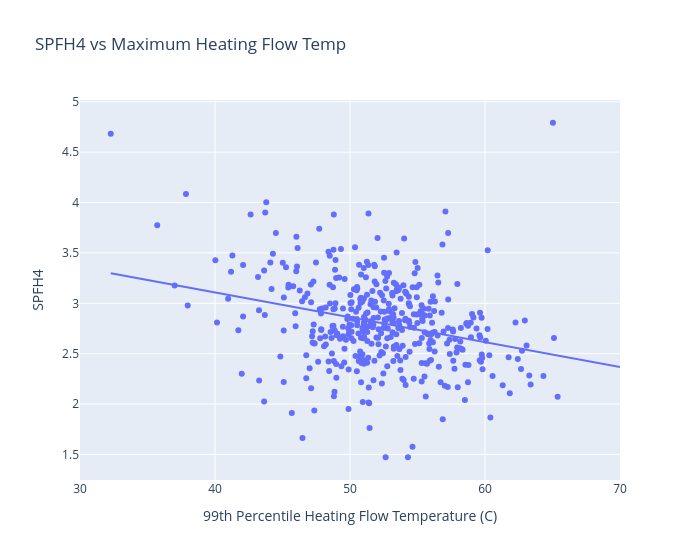

Notebook cell for this chart:
### Code cell
px.scatter(homes_with_features, x="flow_temp_99th_pct", y="SPFH4_selected_window", title = "SPFH4 vs Maximum Heating Flow Temp",
           labels={
                     "flow_temp_99th_pct": "99th Percentile Heating Flow Temperature (C)",
                     "SPFH4_selected_window": "SPFH4",
                 }, trendline="ols", width=700, range_x=[30,70])

### Figure 1 — Plotly figure (JSON) as saved in the notebook; plotly's stock layout.template omitted (floating-point values rounded to 4 significant figures; data arrays with more than 128 entries replaced by an {"elided": "..."} marker saying what was removed)
{"data": [{"hovertemplate": "99th Percentile Heating Flow Temperature (C)=%{x}<br>SPFH4=%{y}<extra></extra>", "legendgroup": "", "marker": {"color": "#636efa", "symbol": "circle"}, "mode": "markers", "name": "", "orientation": "v", "showlegend": false, "type": "scatter", "x": {"elided": "428 float values"}, "xaxis": "x", "y": {"elided": "428 float values"}, "yaxis": "y"}, {"hovertemplate": "<b>OLS trendline</b><br>SPFH4_selected_window = -0.0246756 * flow_temp_99th_pct + 4.09519<br>R<sup>2</sup>=0.083061<br><br>99th Percentile Heating Flow Temperature (C)=%{x}<br>SPFH4=%{y} <b>(trend)</b><extra></extra>", "legendgroup": "", "marker": {"color": "#636efa", "symbol": "circle"}, "mode": "lines", "name": "", "showlegend": false, "type": "scatter", "x": {"elided": "428 float values"}, "xaxis": "x", "y": {"elided": "428 float values"}, "yaxis": "y"}], "layout": {"legend": {"tracegroupgap": 0}, "title": {"text": "SPFH4 vs Maximum Heating Flow Temp"}, "width": 700, "xaxis": {"anchor": "y", "domain": [0, 1], "range": [30, 70], "title": {"text": "99th Percentile Heating Flow Temperature (C)"}}, "yaxis": {"anchor": "x", "domain": [0, 1], "title": {"text": "SPFH4"}}}}
